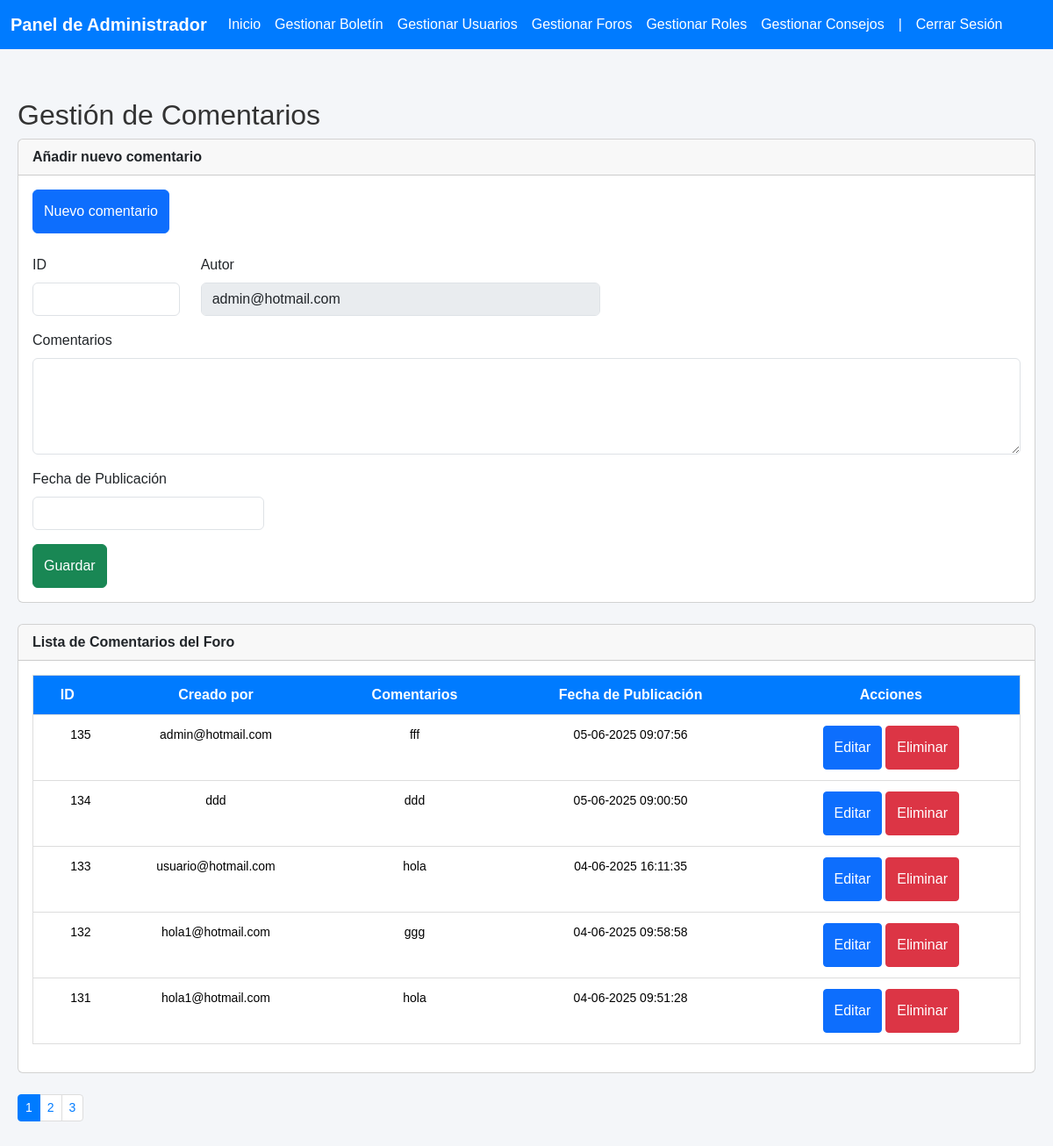
Screenshot of /admin/foros.php (signed in) with the database file from the repository.
### tables this page shows
CREATE TABLE `foros` (
  `id` int(11) NOT NULL,
  `autor` varchar(200) NOT NULL,
  `id_usuario` int(11) NOT NULL,
  `comentarios` text NOT NULL,
  `fecha` datetime DEFAULT current_timestamp()
);

### admin/foros.php (called while the page is built, shortened)
<?php
$conn = db_open();
$por_pagina = 5;
$pagina_actual = isset($_GET['p']) ? max(1, intval($_GET['p'])) : 1;
$offset = ($pagina_actual - 1) * $por_pagina;
$foros = db_query($conn, "SELECT * FROM foros ORDER BY fecha DESC LIMIT ? OFFSET ?", [$por_pagina, $offset]);
require("vistas/plantilla.html.php");

### librerias/db_mysql.php (called while the page is built, shortened)
<?php
function db_query($conn, $sql, $values = null)
{
    try {
        $stmt = mysqli_prepare($conn, $sql);
        if ($values) {
            $types = str_repeat("s", count($values));
            mysqli_stmt_bind_param($stmt, $types, ...$values);
        }
        mysqli_stmt_execute($stmt);
        $res = mysqli_stmt_get_result($stmt);
        if (gettype($res) == 'boolean') {
            return $res;
        } else {
            $data = mysqli_fetch_all($res, MYSQLI_ASSOC);
            return $data;
        }
    } catch (Exception $e) {
        echo "Error: " . $e->getMessage();
        return false;
    }
}

### admin/vistas/foros.html.php (the view, shortened to what this page needs)
<h2>Gestión de Comentarios</h2>
<div class="card mb-4">
	<div class="card-header">
        <strong><?php echo isset($foro) ? 'Editar comentario' : 'Añadir nuevo comentario'; ?></strong>
    </div>
    <div class="card-body">
        <div class="mb-4">
            <a class="btn btn-primary" href="foros.php">Nuevo comentario</a>
        </div>
        <form action="foros.php" method="post">
            <div class="row">
                <div class="col-md-2 mb-3">
                    <label class="form-label">ID</label>
                    <input class="form-control" type="text" name="id" value="<?php echo isset($foro) ? $foro['id'] : ''; ?>" readonly>
                </div>
				<div class="col-md-5 mb-3">
					<label for="autor_visible" class="form-label">Autor</label>
					<input id="autor_visible" class="form-control" type="text" value="<?php echo $_SESSION['usuario']['email']; ?>" disabled>
				</div>
                <div class="col-12 mb-3">
                    <label class="form-label">Comentarios</label>
                    <textarea class="form-control" name="comentarios" maxlength="300" rows="4" required><?php echo isset($foro) ? $foro['comentarios'] : ''; ?></textarea>
                </div>
                <div class="col-md-3 mb-3">
                    <label class="form-label">Fecha de Publicación</label>
                    <input class="form-control" type="text" name="fecha" value="<?php echo isset($foro) ? $foro['fecha'] : ''; ?>" readonly>
                </div>
                <div class="col-12">
                    <button type="submit" class="btn btn-success">Guardar</button>
                </div>
            </div>
        </form>
    </div>
</div>
<div class="card">
<div class="card-header">
		<strong>Lista de Comentarios del Foro</strong>
	</div>
<div class="card-body table-responsive">
<table class="table">
    <tr>
        <th>ID</th>
        <th>Creado por</th>
        <th>Comentarios</th>
        <th>Fecha de Publicación</th>
        <th>Acciones</th>
    </tr>
    <?php if (!empty($foros)): ?>
        <?php foreach ($foros as $foro): ?>
            <tr>
                <td class="text-end"><?php echo $foro['id']; ?></td>
                <td><?php echo $foro['autor']; ?></td>
                <td><?php echo $foro['comentarios']; ?></td>
				<td><?php echo date('d-m-Y H:i:s', strtotime($foro['fecha'])); ?></td>
                <td class="text-center">
                    <a class="btn btn-sm btn-primary" href="foros.php?editar=<?php echo $foro['id']; ?>">Editar</a>
                    <a class="btn btn-sm btn-danger" href="foros.php?borrar=<?php echo $foro['id']; ?>"
						onclick="return confirm('¿Seguro que quieres eliminar este comentario?')">Eliminar</a>
                </td>
            </tr>
        <?php endforeach; ?>
    <?php else: ?>
        <tr>
            <td colspan="5" class="text-center">No hay comentarios creados.</td>
        </tr>
    <?php endif; ?>
</table>
</div>
</div>
<br>
<?php include("paginacion.html.php"); ?>

### admin/vistas/estilos/fff.css (style rules this page uses)
body { margin: 0; padding-top: 4.5rem; padding-bottom: 0; background-color: #f4f6f9; color: #333; font-family: Arial, sans-serif; display: flex; flex-direction: column; justify-content: flex-start; align-items: center; height: 100vh; }
.btn { padding: 0.75rem; font-size: 1rem; }
.table { font-size: 14px; border: 1px solid #ddd; width: 100%; }
.table th, .custom-table-header th { text-align: center; background-color: #007bff; color: white; font-size: 16px; padding: 10px; font-weight: bold; }
.table td { text-align: center; padding: 12px; }

### rows the page displays
foros: id "135", autor "admin@hotmail.com", comentarios "fff", fecha "05-06-2025 09:07:56"
foros: id "134", autor "ddd", comentarios "ddd", fecha "05-06-2025 09:00:50"
foros: id "133", autor "usuario@hotmail.com", comentarios "hola", fecha "04-06-2025 16:11:35"
foros: id "132", autor "hola1@hotmail.com", comentarios "ggg", fecha "04-06-2025 09:58:58"
foros: id "131", autor "hola1@hotmail.com", comentarios "hola", fecha "04-06-2025 09:51:28"
